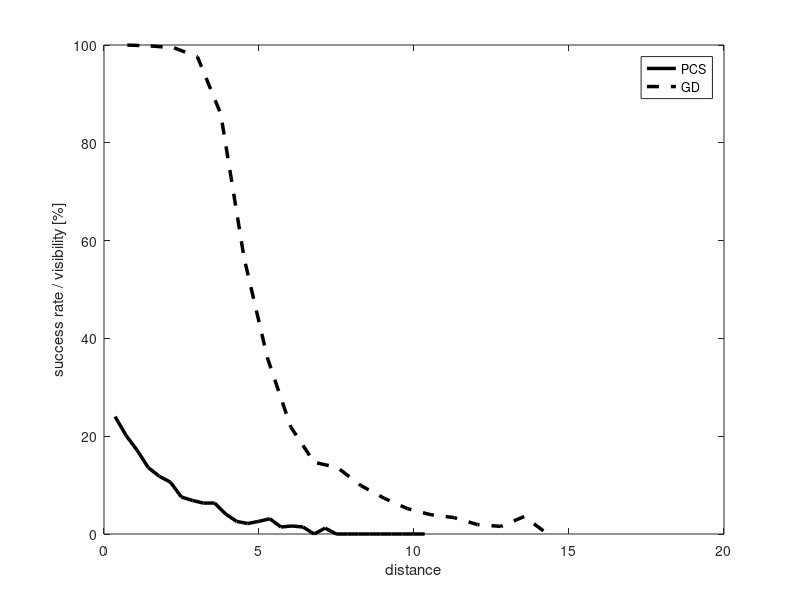

Here is the MATLAB script that generated this plot:
% Visibility plots based on the tests in: test_pcs_rbs.m, test_gd_rbs.m
% last updated: 08/02/17

clear all
clc

D1 = load('pcs_rbs_verification1.txt');
D2 = load('gd_rbs_verification.txt');

%% Visibility

clear V1 d1
s1 = D1(:,3);
max_d = max(s1);
d1 = linspace(0, max_d, 30);
for i = 2:length(d1)
    S = D1(D1(:,3)>=d1(i-1) & D1(:,3)<d1(i), 1);
    V1(i-1) = sum(S)/length(S) * 100;
end

clear V2 d2
s2 = D2(:,3);
max_d = max(s2);
d2 = linspace(0, max_d, 20);
for i = 2:length(d2)
    S = D2(D2(:,3)>=d2(i-1) & D2(:,3)<d2(i), 1);
    V2(i-1) = sum(S)/length(S) * 100;
end


figure(4)
plot(d1(2:end), V1,'-k','linewidth',2.5);
hold on
plot(d2(2:end), V2,'--k','linewidth',2.5);
hold off
xlabel('distance');
ylabel('success rate / visibility [%]');
legend('PCS','GD');
